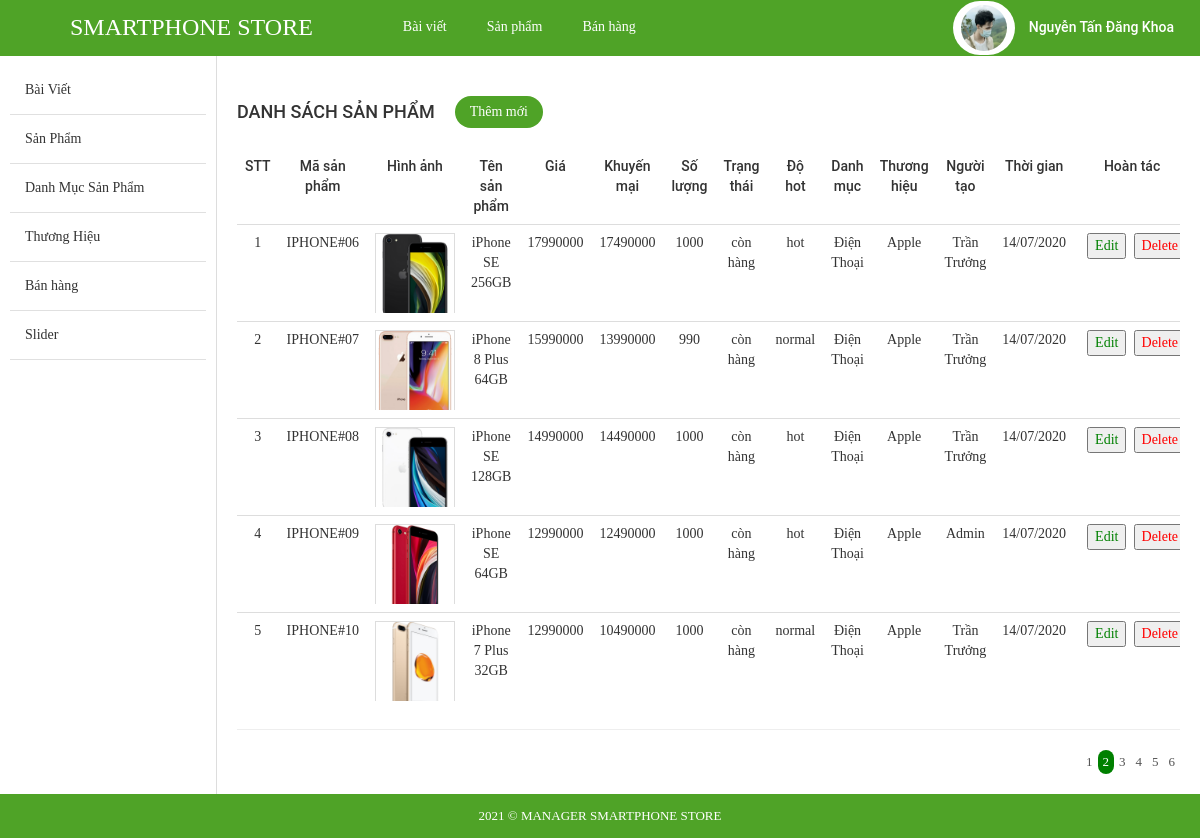
The page /store/admin/index.php?modules=products&controllers=index&action=list&page=2 (signed in) on the database its author committed.
### tables this page shows
CREATE TABLE `tbl_product` (
  `id` int(11) NOT NULL,
  `id_category` int(11) NOT NULL,
  `id_brand` int(11) NOT NULL,
  `name` varchar(255) NOT NULL,
  `code` varchar(255) NOT NULL,
  `price` float NOT NULL,
  `promotional_price` float NOT NULL,
  `quantity` int(11) NOT NULL,
  `status` enum('còn hàng','hết hàng','hàng sắp về') NOT NULL,
  `description` text NOT NULL,
  `screen` varchar(255) NOT NULL,
  `ram` varchar(255) NOT NULL,
  `cpu` varchar(255) NOT NULL,
  `memory` varchar(255) NOT NULL,
  `operating_system` varchar(255) NOT NULL,
  `front_camera` varchar(255) NOT NULL,
  `rear_camera` varchar(255) NOT NULL,
  `user` varchar(255) NOT NULL,
  `create_date` varchar(255) NOT NULL,
  `image` varchar(255) NOT NULL,
  `level` enum('hot','normal','discount') NOT NULL
);

### store/admin/libraries/database.php (called while the page is built, shortened)
<?php
function db_query($query_string) {
    global $conn;
    $result = mysqli_query($conn, $query_string);
    return $result;
}
function db_fetch_array($query_string) {
    $result = array();
    $mysqli_result = db_query($query_string);
    while ($row = mysqli_fetch_assoc($mysqli_result)) {
        $result[] = $row;
    }
    return $result;
}

### store/admin/modules/products/models/indexModel.php (called while the page is built, shortened)
<?php
function getAllProduct(){
	return db_fetch_array("SELECT * FROM `tbl_product`");
}
function get_category_by_id($id){
	$data = db_fetch_array("SELECT * FROM `tbl_category` WHERE `id` = '$id'");
	return $data[0]['name'];
}
function get_brand_by_id($id){
	$data = db_fetch_array("SELECT * FROM `tbl_brand` WHERE `id` = '$id'");
	return $data[0]['name'];
}

### store/admin/modules/products/controllers/indexController.php (called while the page is built, shortened)
<?php
function listAction() {
	$data_tmp = getAllProduct();
	for ($i=0; $i <count($data_tmp) ; $i++) {
		$data_tmp[$i]['category'] = get_category_by_id($data_tmp[$i]['id_category']);
		$data_tmp[$i]['brand']  = get_brand_by_id($data_tmp[$i]['id_brand']) ;
	};
	if(!empty($_GET['page'])){
		$page = $_GET['page'];
	}else{
		$page =1;
	}
	$numProduct = count($data_tmp);
	$productOnPage = 5;
	$num = ceil($numProduct/$productOnPage);
	$start = ($page - 1) * $productOnPage;
	$res =[];
	for ($i=$start; $i < $start+$productOnPage; $i++) {
		if(isset($data_tmp[$i]))
        $res[] = $data_tmp[$i];
	};
	$data = [$res, $num, $page];
	load_view('list',$data);
}

### store/admin/core/router.php (called while the page is built, shortened)
<?php
$action_name = get_action().'Action';
call_function(array('construct', $action_name));

### store/admin/core/appload.php (called while the page is built, shortened)
<?php
require CONFIGPATH . DIRECTORY_SEPARATOR . 'database.php';
require LIBPATH . DIRECTORY_SEPARATOR . 'database.php';
require COREPATH . DIRECTORY_SEPARATOR . 'base.php';
require COREPATH . DIRECTORY_SEPARATOR . 'router.php';

### store/admin/index.php (called while the page is built, shortened)
<?php
require COREPATH.DIRECTORY_SEPARATOR.'appload.php';

### store/admin/modules/products/views/listView.php (the view, shortened to what this page needs)
<div id="main-content-wp" class="list-product-page">
    <div class="wrap clearfix">
        <div id="content" class="fl-right">
            <div class="section" id="title-page">
                <div class="clearfix">
                    <h3 id="index" class="fl-left">Danh sách sản phẩm</h3>
                    <a href="?modules=products&controllers=index&action=add" title="" id="add-new" class="fl-left">Thêm mới</a>
                </div>
            </div>
            <div class="section" id="detail-page">
                <div class="section-detail">
                    <div class="table-responsive">
                        <table class="table list-table-wp">
                            <thead  style="text-align: center;">
                                <tr>
                                    <td><span class="thead-text">STT</span></td>
                                    <td><span class="thead-text">Mã sản phẩm</span></td>
                                    <td><span class="thead-text">Hình ảnh</span></td>
                                    <td><span class="thead-text">Tên sản phẩm</span></td>
                                    <td><span class="thead-text">Giá</span></td>
                                    <td><span class="thead-text">Khuyến mại</span></td>
                                    <td><span class="thead-text">Số lượng</span></td>
                                    <td><span class="thead-text">Trạng thái</span></td>
                                    <td><span class="thead-text">Độ hot</span></td>
                                    <td><span class="thead-text">Danh mục</span></td>
                                    <td><span class="thead-text">Thương hiệu</span></td>
                                    <td><span class="thead-text">Người tạo</span></td>
                                    <td><span class="thead-text">Thời gian</span></td>
                                    <td><span class="thead-text">Hoàn tác</span></td>
                                </tr>
                            </thead>
                            <tbody>
                                <?php  $i=0; if(!empty($data['0'])) foreach ($data['0'] as $value) { $i++;?>
                                <tr>
                                    <td  style="text-align: center"><span class="tbody-text"><?php echo $i; ?></span></td>
                                    <td  style="text-align: center"><span class="tbody-text"><?php echo $value['code']; ?></span></td>
                                    <td>
                                        <div class="tbody-thumb">
                                            <img src="<?php echo $value['image']; ?>" alt="">
                                        </div>
                                    </td>
                                    <td  style="text-align: center; width:100px"><span class="tbody-text"><?php echo $value['name']; ?></span></td>
                                    <td><span class="tbody-text"><?php echo $value['price']; ?></span></td>
                                    <td  style="text-align: center; width:100px"><span class="tbody-text"><?php echo $value['promotional_price']; ?></span></td>
                                    <td style="text-align: center; width:100px"><span class="tbody-text"><?php echo $value['quantity']; ?></span></td>
                                    <td style="text-align: center; width:100px"><span class="tbody-text"><?php echo $value['status']; ?></span></td>
                                    <td style="text-align: center; width:100px"><span class="tbody-text"><?php echo $value['level']; ?></span></td>
                                    <td style="text-align: center; width:100px"><span class="tbody-text"><?php echo $value['category']; ?></span></td>
                                    <td style="text-align: center; width:100px"><span class="tbody-text"><?php echo $value['brand']; ?></span></td>
                                    <td style="text-align: center; width:100px"><span class="tbody-text"><?php echo $value['user']; ?></span></td>
                                    <td style="text-align: center; width:250px"><span class="tbody-text"><?php echo $value['create_date']; ?></span></td>
                                    <td  style="text-align: center;">
                                        <ul class="list-operation" style="clear: both; width:100px">
                                            <li style="float: left; width: 10px;">
                                                <a href="?modules=products&controllers=index&action=edit&id=<?php echo $value['id']; ?>" title="Sửa" class="edit">
                                                <button style="color:green; margin-bottom:2px">Edit</button>
                                            </a></li>
                                            <li style="float: right; width: 1px;">
                                                <a href="?modules=products&controllers=index&action=delete&id=<?php echo $value['id']; ?>" title="Xóa" class="delete">
                                                <button style="color:red; float:right">Delete</button>
                                            </a></li>
                                        </ul>
                                    </td>
                                </tr>
                                <?php }; ?>
                            </tbody>
                        </table>
                        <hr>
                    </div>
                </div>
            </div>
            <div class="section" id="paging-wp">
                <div class="section-detail clearfix">
                    <ul id="list-paging" class="fl-right">
                        <?php for ($i=1; $i <= $data['1'] ; $i++) { ?>
                        <li>
                            <a <?php if($i == $data['2']) echo 'style="background-color: green; color:white; border-radius:300px;"';  ?>  href="?modules=products&controllers=index&action=list&page=<?php echo $i; ?>" title=""><?php echo $i; ?></a>
                        </li>
                        <?php }; ?>
                    </ul>
                </div>
            </div>
        </div>
    </div>
</div>

### store/admin/core/base.php (shortened to what this page needs)
<?php
function get_module() {
    global $config;
    $module = isset($_GET['modules']) ? $_GET['modules'] : $config['default_module'];
    return $module;
}
function call_function($list_function = array()) {
    if (is_array($list_function)) {
        foreach ($list_function as $f) {
            if (function_exists($f())) {
                $f();
            }
        }
    }
}
function load_view($name, $data_send = array()) {
    $data = $data_send;
    $path = MODULESPATH . DIRECTORY_SEPARATOR . get_module() . DIRECTORY_SEPARATOR . 'views' . DIRECTORY_SEPARATOR . $name . 'View.php';
    if (file_exists($path)) {
        require $path;
    } else {
        echo "Không tìm thấy {$path}";
    }
}
function get_header($name = '') {
    global $data;
    if (empty($name)) {
        $name = 'header';
    } else {
        $name = "header-{$name}";
    }
    $path = LAYOUTPATH . DIRECTORY_SEPARATOR . $name . '.php';
    if (file_exists($path)) {
        if (is_array($data)) {
            foreach ($data as $key => $a) {
                $$key = $a;
            }
        }
        require $path;
    } else {
        echo "Không tìm thấy {$path}";
    }
}
function get_footer($name = '') {
    global $data;
    if (empty($name)) {
        $name = 'footer';
    } else {
        $name = "footer-{$name}";
    }
    $path = LAYOUTPATH . DIRECTORY_SEPARATOR . $name . '.php';
    if (file_exists($path)) {
        if (is_array($data)) {
            foreach ($data as $key => $a) {
                $$key = $a;
            }
        }
        require $path;
    } else {
        echo "Không tìm thấy {$path}";
    }
}
function get_sidebar($name = '') {
    global $data;
    if (empty($name)) {
        $name = 'sidebar';
    } else {
        $name = "sidebar-{$name}";
    }
    $path = LAYOUTPATH . DIRECTORY_SEPARATOR . $name . '.php';
    if (file_exists($path)) {
        if (is_array($data)) {
            foreach ($data as $key => $a) {
                $$key = $a;
            }
        }
        require $path;
    } else {
        echo "Không tìm thấy {$path}";
    }
}
?>

### store/admin/public/css/import/global.css (style rules this page uses)
body { font-family: "Roboto Regular"; font-size: 14px; line-height: 24px; color: #333; }
.fl-left { float: left; }
.fl-right { float: right; }
img { max-width: 100%; height: auto; display: block; }
ul li { list-style: none!important; }
a { text-decoration: none!important; }

### store/admin/public/css/import/list_post.css (style rules this page uses)
#content { width: 82%; border-left: 1px solid #ddd; padding: 20px; }
#add-new { display: inline-block; color: #fff; background: #4fa327; padding: 4px 15px; margin: 20px; border-radius: 20px; }
#index { font-family: 'Roboto Medium'; font-weight: normal; text-transform: uppercase; font-size: 18px; padding: 24px 0px; }
.list-table-wp thead tr td { font-family: 'Roboto Medium'; font-weight: normal; }
.list-operation li { float: left; }
.list-operation li a { display: block; padding: 0px 5px; color: #ddd; }
.list-operation { width: 25%; }
#list-paging li { float: left; }
#list-paging li a { display: inline-block; color: #555; font-size: 13px; padding: 0px 5px; }

### store/admin/public/css/import/list_product.css (style rules this page uses)
.tbody-thumb { width: 80px; height: 80px; overflow: hidden; }
.tbody-thumb img { border: 1px solid #ddd; }

### store/admin/public/css/import/detail_order.css (style rules this page uses)
.table { margin-bottom: 0!important; }

### rows shown on the page
tbl_product: code "IPHONE#06", image (picture), name "iPhone SE 256GB", price "17990000", promotional_price "17490000", quantity "1000", status "còn hàng", level "hot", category "Điện Thoại", brand "Apple", user "Trần Trưởng", create_date "14/07/2020"
tbl_product: code "IPHONE#07", image (picture), name "iPhone 8 Plus 64GB", price "15990000", promotional_price "13990000", quantity "990", status "còn hàng", level "normal", category "Điện Thoại", brand "Apple", user "Trần Trưởng", create_date "14/07/2020"
tbl_product: code "IPHONE#08", image (picture), name "iPhone SE 128GB", price "14990000", promotional_price "14490000", quantity "1000", status "còn hàng", level "hot", category "Điện Thoại", brand "Apple", user "Trần Trưởng", create_date "14/07/2020"
tbl_product: code "IPHONE#09", image (picture), name "iPhone SE 64GB", price "12990000", promotional_price "12490000", quantity "1000", status "còn hàng", level "hot", category "Điện Thoại", brand "Apple", user "Admin", create_date "14/07/2020"
tbl_product: code "IPHONE#10", image (picture), name "iPhone 7 Plus 32GB", price "12990000", promotional_price "10490000", quantity "1000", status "còn hàng", level "normal", category "Điện Thoại", brand "Apple", user "Trần Trưởng", create_date "14/07/2020"
